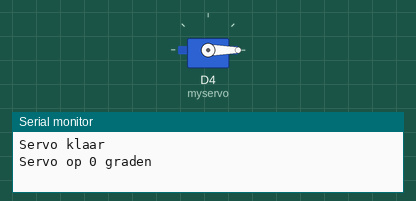
Recording of a sketch running on a simulated ESP8266 (Wemos D1 mini). Parts: servo, the last lines printed to the serial monitor.

Above: at 0.05 s.
At 1.5 s:
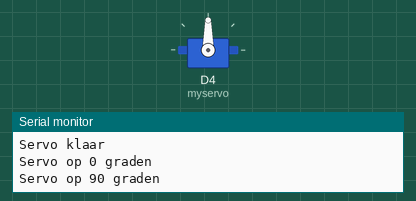
At 3.0 s:
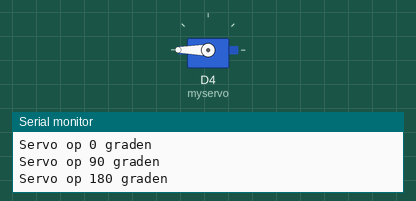
Timing chart, 0 to 6.9 s (numbered marks = the images above):
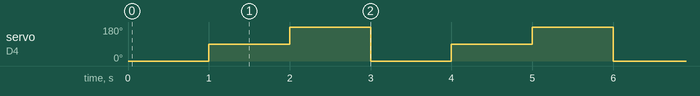

Measured:
- by itself, servo on D4 (myservo): repeats every 3.0 s: 180° 1.0 s, 0° 1.0 s, 90° 1.0 s

The sketch:

Wemos_draaien.ino
```cpp
#include <Servo.h>

// Maak een Servo object aan
Servo myservo;

void setup() {
  Serial.begin(115200); // Start seriële communicatie op 115200 baud
  myservo.attach(D4);   // Verbind de servo met pin D4 op de WeMos
  Serial.println("Servo klaar");
}

void loop() {
  // Draai de servo naar 0 graden
  myservo.write(0);
  Serial.println("Servo op 0 graden");
  delay(1000); // Wacht 1 seconde

  // Draai de servo naar 90 graden
  myservo.write(90);
  Serial.println("Servo op 90 graden");
  delay(1000); // Wacht 1 seconde

  // Draai de servo naar 180 graden
  myservo.write(180);
  Serial.println("Servo op 180 graden");
  delay(1000); // Wacht 1 seconde
}
```

Wemos_draaien_invoer.ino
```cpp

```
